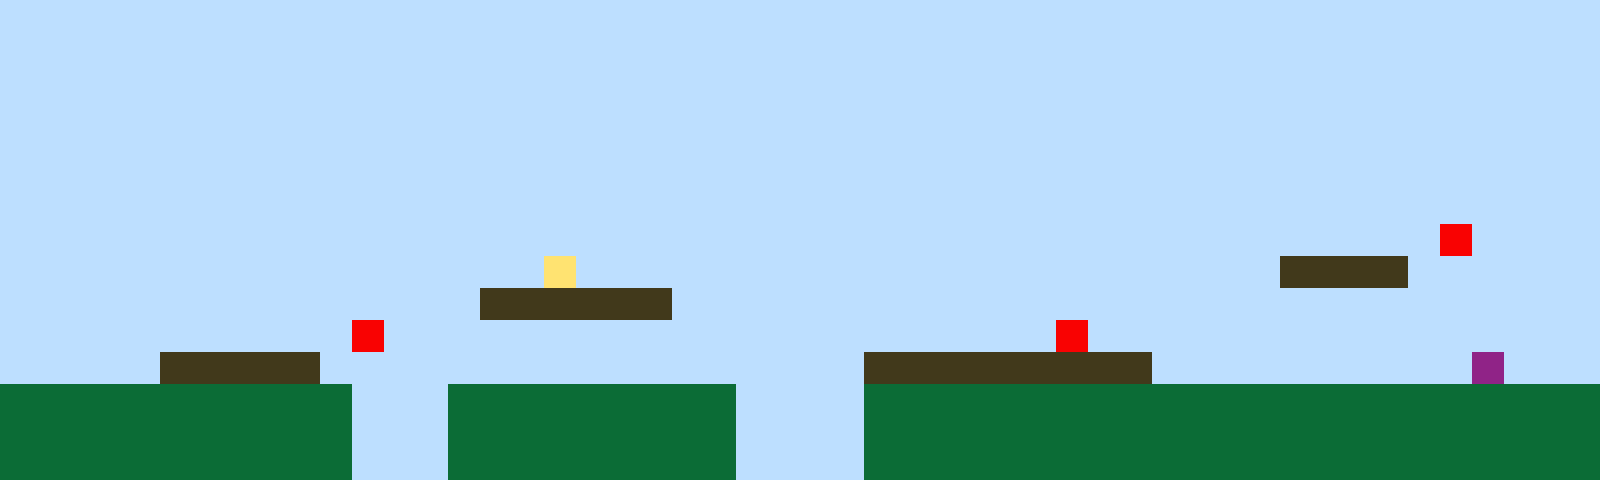

Rendered tile map (Tiled .tmx) drawn with the repository's tilesets; below, a short description and the full map source, tile grids included:
An orthogonal 50x15 tile map with 32x32 px tiles, 1 tile layer (Tile Layer 1).

<map version="1.10" tiledversion="1.11.2" orientation="orthogonal" renderorder="right-up" width="50" height="15" tilewidth="32" tileheight="32" infinite="0" nextlayerid="2" nextobjectid="1"><editorsettings><export target="map1.csv" format="csv" /></editorsettings><tileset firstgid="1" name="sprites" tilewidth="32" tileheight="32" tilecount="6" columns="3"><image source="sprites.png" width="96" height="64" /></tileset><layer id="1" name="Tile Layer 1" width="50" height="15"><data encoding="csv">1,1,1,1,1,1,1,1,1,1,1,1,1,1,1,1,1,1,1,1,1,1,1,1,1,1,1,1,1,1,1,1,1,1,1,1,1,1,1,1,1,1,1,1,1,1,1,1,1,1,1,1,1,1,1,1,1,1,1,1,1,1,1,1,1,1,1,1,1,1,1,1,1,1,1,1,1,1,1,1,1,1,1,1,1,1,1,1,1,1,1,1,1,1,1,1,1,1,1,1,1,1,1,1,1,1,1,1,1,1,1,1,1,1,1,1,1,1,1,1,1,1,1,1,1,1,1,1,1,1,1,1,1,1,1,1,1,1,1,1,1,1,1,1,1,1,1,1,1,1,1,1,1,1,1,1,1,1,1,1,1,1,1,1,1,1,1,1,1,1,1,1,1,1,1,1,1,1,1,1,1,1,1,1,1,1,1,1,1,1,1,1,1,1,1,1,1,1,1,1,1,1,1,1,1,1,1,1,1,1,1,1,1,1,1,1,1,1,1,1,1,1,1,1,1,1,1,1,1,1,1,1,1,1,1,1,1,1,1,1,1,1,1,1,1,1,1,1,1,1,1,1,1,1,1,1,1,1,1,1,1,1,1,1,1,1,1,1,1,1,1,1,1,1,1,1,1,1,1,1,1,1,1,1,1,1,1,1,1,1,1,1,1,1,1,1,1,1,1,1,1,1,1,1,1,1,1,1,1,1,1,1,1,1,1,1,1,1,1,1,1,1,1,1,1,1,1,1,1,1,1,1,1,1,1,1,1,1,1,1,1,1,1,1,1,1,1,1,1,1,1,1,1,1,1,1,1,1,1,1,1,1,1,1,1,1,1,1,1,1,1,1,1,1,1,1,1,1,1,1,1,1,1,1,1,1,1,1,1,1,1,1,1,1,1,5,1,1,1,1,1,1,1,1,1,1,1,1,1,1,1,1,1,1,1,1,1,4,1,1,1,1,1,1,1,1,1,1,1,1,1,1,1,1,1,1,1,1,1,1,3,3,3,3,1,1,1,1,1,1,1,1,1,1,1,1,1,1,1,1,1,1,1,1,1,3,3,3,3,3,3,1,1,1,1,1,1,1,1,1,1,1,1,1,1,1,1,1,1,1,1,1,1,1,1,1,1,1,1,1,1,1,1,1,1,1,1,1,1,1,1,5,1,1,1,1,1,1,1,1,1,1,1,1,1,1,1,1,1,1,1,1,1,5,1,1,1,1,1,1,1,1,1,1,1,1,1,1,1,1,1,1,1,1,1,3,3,3,3,3,1,1,1,1,1,1,1,1,1,1,1,1,1,1,1,1,1,3,3,3,3,3,3,3,3,3,1,1,1,1,1,1,1,1,1,1,6,1,1,1,2,2,2,2,2,2,2,2,2,2,2,1,1,1,2,2,2,2,2,2,2,2,2,1,1,1,1,2,2,2,2,2,2,2,2,2,2,2,2,2,2,2,2,2,2,2,2,2,2,2,2,2,2,2,2,2,2,2,2,2,2,1,1,1,2,2,2,2,2,2,2,2,2,1,1,1,1,2,2,2,2,2,2,2,2,2,2,2,2,2,2,2,2,2,2,2,2,2,2,2,2,2,2,2,2,2,2,2,2,2,2,1,1,1,2,2,2,2,2,2,2,2,2,1,1,1,1,2,2,2,2,2,2,2,2,2,2,2,2,2,2,2,2,2,2,2,2,2,2,2</data></layer></map>
